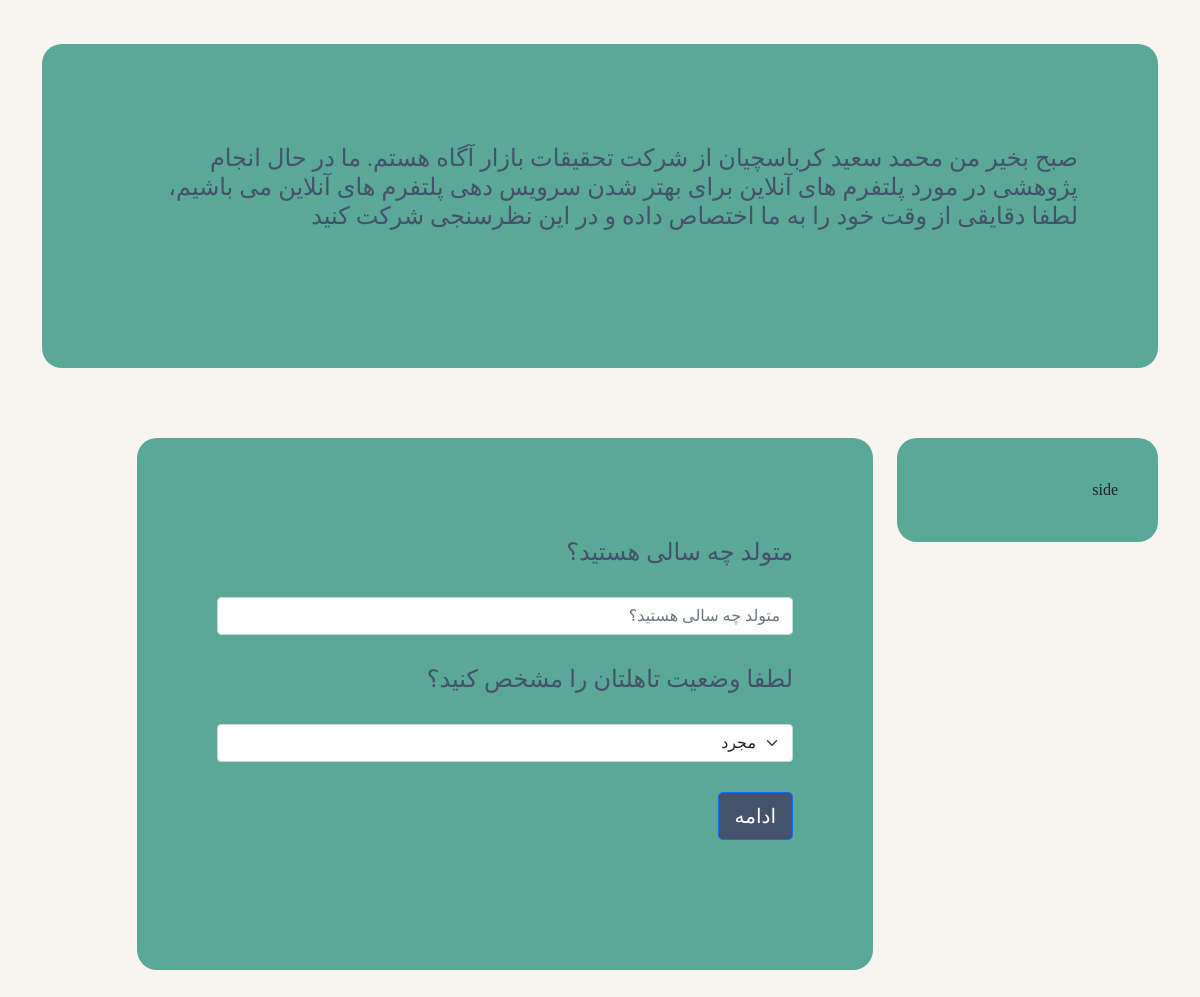
The page /survey/question/3/ on the database its author committed.
### AgahSurvey/models.py (models this page shows, shortened)
class Interviewer(models.Model):
    class Meta:
        verbose_name = 'پرسشگر'
        verbose_name_plural = 'پرسشگر'
    interviewer_code = models.CharField(verbose_name='کد پرسشگر', primary_key=True, unique=True, blank=False,
                                        null=False,
                                        max_length=5, editable=True, validators=[
            RegexValidator(regex='^[0-9]{5}$', message='تعداد ارقام میبایست حداقل و حداکثر 5 رقم باشند')])
    interviewer_name = models.CharField(verbose_name='نام پرسشگر', max_length=100, blank=False, editable=True,
                                        null=False,
                                        validators=[
                                            RegexValidator(regex='[ آابپتسجچحخدذرزسشصضطظعغفقکلمنوهی]+',
                                                           message='لطفا از زبان فارسی استفاده نمایید')
                                        ])

class Survey(models.Model):
    class Meta:
        verbose_name = 'پرسشنامه'
        verbose_name_plural = 'پرسشنامه'
    survey_title = models.CharField(verbose_name='عنوان', max_length=20)

class Question(models.Model):
    class Meta:
        verbose_name = 'پرسش'
        verbose_name_plural = 'پرسش'
        ordering = ['pk']
    survey = models.ForeignKey(verbose_name='پرسشنامه', to=Survey, on_delete=models.PROTECT, related_name='questions')
    question_title = models.TextField(verbose_name='عنوان')
    question_next = models.ForeignKey(verbose_name='سوال بعدی', to='Question', on_delete=models.PROTECT, null=True,
                                      blank=True)
    is_first = models.BooleanField(verbose_name='اولین پرسش است؟', default=False)

### AgahSurvey/views.py (the view, shortened to what this page needs)
# urls.py: path('question/<int:answersheet_pk>/', views.Personal_Question_View, name='PersonalQuestion'),
def Personal_Question_View(request, answersheet_pk):
    answersheet = get_object_or_404(AnswerSheet, pk=answersheet_pk)
    age_question = answersheet.survey.questions.get(is_first=True)
    marriage_question = answersheet.survey.questions.get(pk=age_question.question_next.pk)
    children_question = answersheet.survey.questions.get(pk=marriage_question.question_next.pk)
    if request.method == 'GET':
        current = datetime.now().time().strftime('%p')
        AmOrPm = ''
        if current == 'AM':
            AmOrPm = 'صبح'
        else:
            AmOrPm = 'عصر'
        Who_is = answersheet.interviewer.interviewer_name
        context = {'age_question': age_question, 'marriage_question': marriage_question,
                   'children_question': children_question, 'AmOrPm': AmOrPm, 'Who_is': Who_is,
                   'survey_title': answersheet.survey.survey_title}
        return render(request, 'questions/question.html', context=context)
    return render(request, 'questions/question.html', context=context)

### templates/questions/question.html (shortened to what this page needs)
{% extends 'questions/base.html' %}
{% load static %}
{% block extra_head %}
    <link rel="stylesheet" type="text/css" href="{% static 'css/question.css' %}">
{% endblock %}
{% block welcome %}
    <div class="custom_container">
        <h4> {{ AmOrPm }}
            بخیر من
            {{ Who_is }}
            از شرکت تحقیقات بازار آگاه هستم. ما در حال انجام پژوهشی در مورد
            {{ survey_title }}
            برای بهتر شدن
            سرویس دهی {{ survey_title }} می باشیم، لطفا دقایقی از وقت خود را به ما اختصاص داده و در این نظرسنجی شرکت
            کنید</h4>
    </div>
{% endblock %}
{% block content %}
    <div class="custom_container">
        <form method="post">
            <h4>{{ age_question.question_title }}</h4>
            <input type="text" name="age_answer" placeholder="{{ age_question.question_title }}">
            <h4>{{ marriage_question.question_title }}</h4>
            <select name="marriage_answer">
                {% for option in marriage_question.options.all %}
                    <option value="{{ option.option_value }}">{{ option.option_title }} </option>
                {% endfor %}
            </select>
            <button type="submit" class="btn btn-primary btn-lg">ادامه</button>
        </form>
    </div>
{% endblock %}

### AgahSurvey/static/css/base.css (style rules this page uses)
body { background-color: #F8F5F1; text-align: right; }
input, select { margin-top: 30px; margin-bottom: 30px; }
.custom_container { margin-top: 20px; margin-bottom: 50px; background-color: #5AA897; padding: 40px; border-radius: 20px; }
h4 { color: #45526C; }
.btn-primary { background-color: #45526C; }
* { font-family: myfonts; }

### rows shown on the page
Interviewer: interviewer_name "محمد سعید کرباسچیان"
Survey: survey_title "پلتفرم های آنلاین"
Question: question_title "متولد چه سالی هستید؟", age_answer "متولد چه سالی هستید؟"
Question: question_title "لطفا وضعیت تاهلتان را مشخص کنید؟"

### other values the page prints
{{ AmOrPm }} "صبح"
form field marriage_answer "مجرد"
